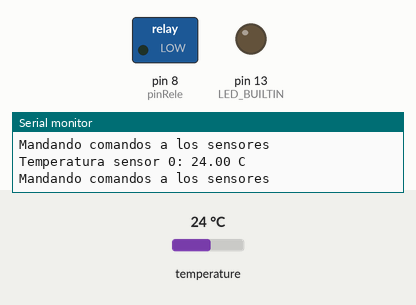
Bench run of a sketch on a simulated Arduino Uno, built with avr-gcc and run on an emulated ATmega328P. Shown: switched loads named in the sketch (green lamp = pin HIGH), output pins drawn as LEDs (lit = HIGH), the last lines printed to the serial monitor. The test bench sets the inputs (shaded band); at power-on: temperature 24 °C.

Above: at 1.5 s.
1.6 s: temperature set to 29.7 °C
3.2 s: temperature set to 30.5 °C
At 4.3 s:
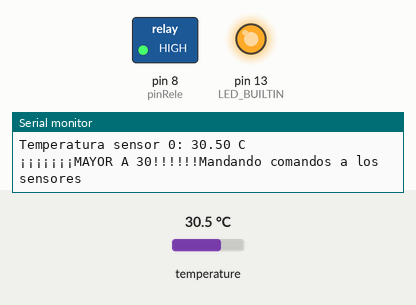
Timing chart, 0 to 6.2 s (numbered marks = the images above; inputs shaded):
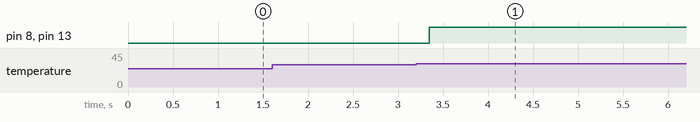

The sketch:

temperatura.ino
```cpp
#include <OneWire.h>
#include <DallasTemperature.h>

// Pin donde se conecta el bus 1-Wire
const int pinDatosDQ = 2;
const int pinRele = 8;
int estadoRele = false;

// Instancia a las clases OneWire y DallasTemperature
OneWire oneWireObjeto(pinDatosDQ);
DallasTemperature sensorDS18B20(&oneWireObjeto);

void setup() {

    pinMode(pinRele, OUTPUT);

    // Iniciamos la comunicación serie
    Serial.begin(9600);
    // Iniciamos el bus 1-Wire
    sensorDS18B20.begin();
    // initialize digital pin LED_BUILTIN as an output.
    pinMode(LED_BUILTIN, OUTPUT);
}

void loop() {
    // Mandamos comandos para toma de temperatura a los sensores
    Serial.println("Mandando comandos a los sensores");
    sensorDS18B20.requestTemperatures();

    // Leemos y mostramos los datos de los sensores DS18B20
    Serial.print("Temperatura sensor 0: ");
    Serial.print(sensorDS18B20.getTempCByIndex(0));
    Serial.println(" C");
    /**Descomentar para usar 2 sensores
    Serial.print("Temperatura sensor 1: ");
    Serial.print(sensorDS18B20.getTempCByIndex(1));
    Serial.println(" C");*/

    /*Activar si la temperatura es mayor a 30 grados*/
    double temperatura = sensorDS18B20.getTempCByIndex(0);

    if(!estadoRele && temperatura>30) {
      Serial.print("¡¡¡¡¡¡¡MAYOR A 30!!!!!!");
      digitalWrite(LED_BUILTIN, HIGH);   // turn the LED on (HIGH is the voltage level)
      digitalWrite(pinRele, HIGH);  //Accionar relé para encender ventilador
    } else if(estadoRele && temperatura <= 20 ){
      digitalWrite(LED_BUILTIN, LOW);    // turn the LED off by making the voltage LOW
      digitalWrite(pinRele, LOW);
    }

    delay(500);
}
```

Measured:
- the behaviour switches between 30 and 30.1 °C on temperature (found by bisection; images 0 and 1)
- after the input at 3.2 s, pin 8 (pinRele), pin 13 (LED_BUILTIN): LOW → HIGH after 0.15 s
